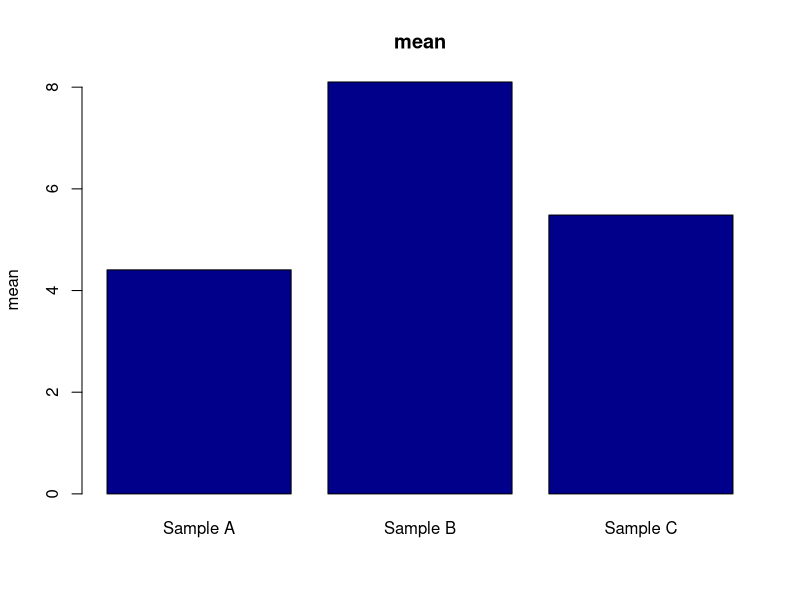
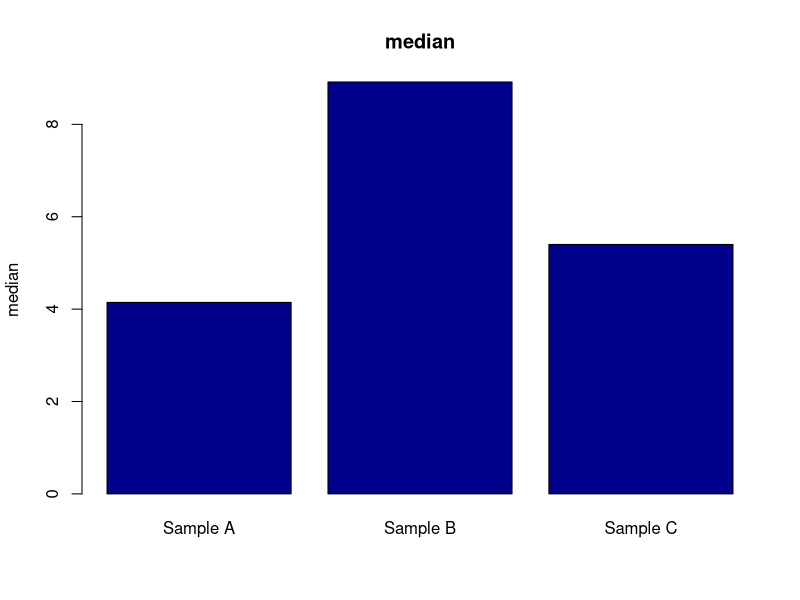
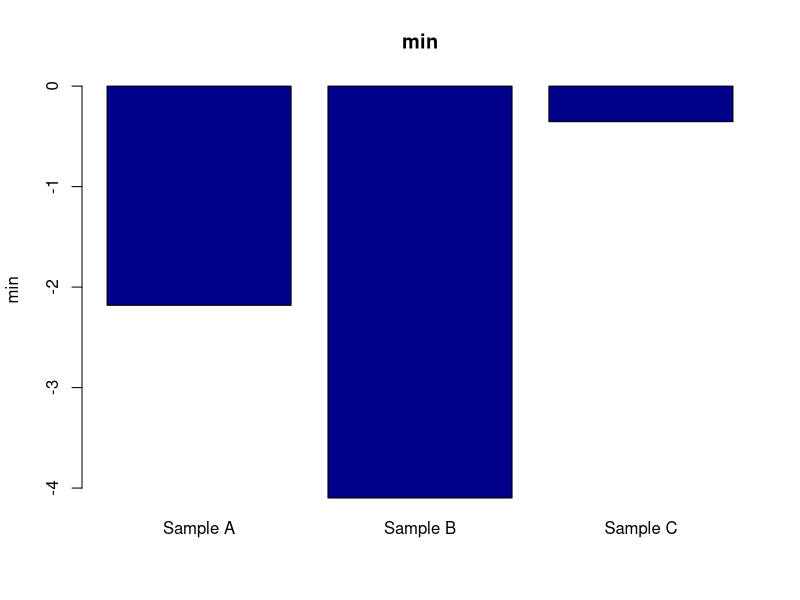
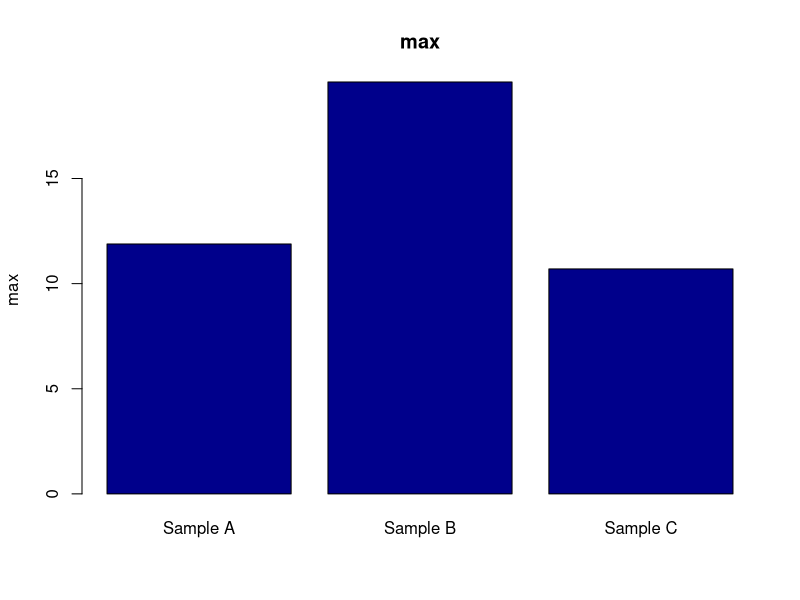

The R source for these figures, in order: (Note: this script raises an error after producing the figures.)
generate_two_samples <- function(seed=1, params=NULL) {

    set.seed(seed)
    results_ok <- FALSE

    while(!results_ok) {

        if (is.null(params)) {
            sample1_size <- sample(c(10,20,30,40,50),1)
            sample2_size <- sample(c(10,20,30,40,50),1)

            sample1_mean <- runif(1, min=0, max=10)
            sample2_mean <- runif(1, min=0, max=10)

            distribution_type <- sample(c("poisson","exponential","normal"),1,prob=c(0.3,0.2,0.5))
        } else {
            distribution_type <- params$distribution

            sample1_size <- params$sizes[1]
            sample2_size <- params$sizes[2]

            sample1_mean <- params$means[1]
            sample2_mean <- params$means[2]
        }

        switch (distribution_type,
                "poisson"={
                    sample1 <- rpois(sample1_size, sample1_mean)
                    sample2 <- rpois(sample2_size, sample2_mean)
                },
                "exponential"={
                    sample1 <- rexp(sample1_size, 1/sample1_mean)
                    sample2 <- rexp(sample2_size, 1/sample2_mean)
                },
                "normal"={
                    sample1_sd <- runif(1, min=1, max=10)
                    sample2_sd <- runif(1, min=1, max=10)

                    sample1 <- rnorm(sample1_size, sample1_mean, sample1_sd)
                    sample2 <- rnorm(sample2_size, sample2_mean, sample2_sd)
                }
        )

        scale <- mean(abs(c(mean(sample1), mean(sample2))))

        mean_diff_prop <- abs(mean(sample1) - mean(sample2))/scale
        median_diff_prop <- abs(median(sample1) - median(sample2))/scale
        min_diff_prop <- abs(min(sample1) - min(sample2))/scale
        max_diff_prop <- abs(max(sample1) - max(sample2))/scale

        diffs <- c(mean_diff_prop, median_diff_prop, min_diff_prop, max_diff_prop)

        if (all(diffs == 0 | diffs > 1)) {
            results_ok <- TRUE
        } else {
            seed <- seed+1
            set.seed(seed)
        }
    }

    list(sample1=sample1, sample2=sample2)
}

generate_two_sample_question <- function(samples, stat="mean") {

    sample1 <- samples$sample1
    sample2 <- samples$sample2

    values <- switch(stat,
                     "mean"=c(mean(sample1),mean(sample2)),
                     "median"=c(median(sample1),median(sample2)),
                     "min"=c(min(sample1),min(sample2)),
                     "max"=c(max(sample1),max(sample2)))

    question <- paste0("Which of the samples has a higher ",stat,"?")
    if (values[1] == values[2]) {
        answer <- paste0("Both have the same ",stat)
        distractors <- c("Sample A","Sample B")
    } else {
        answer <- c("Sample A", "Sample B")[which.max(values)]
        distractors <- c(paste0("Both have the same ",stat),
                         c("Sample A", "Sample B")[which.min(values)])
    }

    list(question=question, answer=answer, distractors=distractors)
}

generate_two_sample_question_set <- function(samples) {
    questions <- rep(NA,4)
    answers <- rep(NA,4)
    distractors <- matrix(rep(NA,8),nrow=4)

    stats <- sample(c("mean","median","min","max"),4)

    for (i in 1:4) {
        stat <- stats[i]
        generated_question <- generate_two_sample_question(samples, stat)
        questions[i] <- generated_question$question
        answers[i] <- generated_question$answer
        distractors[i,] <- generated_question$distractors
    }

    display = "There are two samples, A and B. The plots show the mean, median, minimum and maximum of the two samples. Use the plots to answer the following questions."

    list(display=display, questions=questions, answers=cbind(answers,distractors))
}

plot_stats_two_samples <- function(samples) {
    barplot(c(mean(samples$sample1), mean(samples$sample2)), main="Mean",
            names.arg=c("Sample A", "Sample B"), ylab="Mean", col="darkblue")
    barplot(c(median(samples$sample1), median(samples$sample2)), main="Median",
            names.arg=c("Sample A", "Sample B"), ylab="Median", col="darkblue")
    barplot(c(min(samples$sample1), min(samples$sample2)), main="Minimum value",
            names.arg=c("Sample A", "Sample B"), ylab="Minimum", col="darkblue")
    barplot(c(max(samples$sample1), max(samples$sample2)), main="Maximum value",
            names.arg=c("Sample A", "Sample B"), ylab="Maximum", col="darkblue")
}

generate_samples <- function(seed=1, num=2, params=NULL) {

    set.seed(seed)
    results_ok <- FALSE

    while(!results_ok) {
        if (is.null(params)) {
            sizes <- sample(seq(10,50,10),num, replace=TRUE)

            means <- runif(num, min=0, max=10)
            SDs <- runif(num, min=1, max=10)

            distribution_type <- sample(c("poisson","exponential","normal"),1,prob=c(0.3,0.2,0.5))
        } else {
            num <- length(params$means)
            distribution_type <- params$distribution
            sizes <- params$sizes
            means <- params$means
            SDs <- params$SDs
        }


        switch (distribution_type,
                "poisson"={
                    samples <- mapply(rpois, sizes, means)
                },
                "exponential"={
                    samples <- mapply(rexp, sizes, 1/means)
                },
                "normal"={
                    samples <- mapply(rnorm, sizes, means, SDs)
                }
        )

        scale <- mean(abs(unlist(lapply(samples, mean))))/4

        for (stat in c("mean","median","min","max")) {
            stat_vals <- unlist(lapply(samples, stat))

            diffs_mat <- outer(stat_vals, stat_vals, "-")

            ## Find all diffs of pairs of different samples
            diffs <- abs(diffs_mat[upper.tri(diffs_mat, diag=FALSE)])

            if (all(diffs > 1)) {
                if (stat == "max") results_ok <- TRUE
            } else {
                seed <- seed+1
                set.seed(seed)
                break
            }
        }
    }

    samples
}

generate_sample_question <- function(samples, stat="mean") {
    num <- length(samples)

    stat_vals <- unlist(lapply(samples, stat))

    question <- paste0("Which of the samples has the highest ",stat,"?")

    answer <- paste("Sample",LETTERS[1:num])[which.max(stat_vals)]
    distractors <- paste("Sample",LETTERS[1:num])[-which.max(stat_vals)]

    list(question=question, answer=answer, distractors=distractors)
}

generate_sample_question_set <- function(samples) {
    num <- length(samples)

    questions <- rep(NA,4)
    answers <- rep(NA,4)
    distractors <- matrix(rep(NA,4*(num-1)),nrow=4)

    stats <- sample(c("mean","median","min","max"),4)

    for (i in 1:4) {
        stat <- stats[i]
        generated_question <- generate_sample_question(samples, stat)
        questions[i] <- generated_question$question
        answers[i] <- generated_question$answer
        distractors[i,] <- generated_question$distractors
    }

    display <- paste("There are",num,"samples. The plots show the means, medians,
                     minima and maxima of the samples. Navigate between the plots
                     using the forward and back buttons in the plot window.
                     Use the plots to answer the following questions.")

    list(display=display, questions=questions, answers=cbind(answers,distractors))
}

plot_stats_samples <- function(samples) {
    num <- length(samples)
    for (stat in c("mean","median","min","max")) {
        stat_vals <- unlist(lapply(samples, stat))

        barplot(stat_vals, names.arg=paste("Sample",LETTERS[1:num]),
                main=stat, ylab=stat, col="darkblue")
    }
}

show_questions <- function(generated) {
    print(generated$display)
    for (i in 1:nrow(generated$answers)) {
        # displayed_answers <- sample(unlist(generated$answers[i,]),ncol(generated$answers))
        displayed_answers <- sort(unlist(generated$answers[i,]))
        user_response <- menu(displayed_answers,title=generated$questions[i])
        if (displayed_answers[user_response] == generated$answers[i,1]) {
            print("Yes! Correct answer.")
        } else {
            print("No, wrong answer.")
        }
    }
}

samples <- generate_samples(1, 3)
generated <- generate_sample_question_set(samples)
plot_stats_samples(samples)
show_questions(generated)
